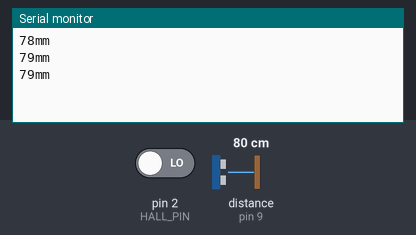
A sketch run on a simulated Arduino Uno, built with avr-gcc and run on an emulated ATmega328P. On the bench: the last lines printed to the serial monitor. Wiring (inferred from the names in the program): ultrasonic range finder: trigger pin 8; echo pin 9. Inputs (shaded band) come from the test bench; at power-on: distance to the obstacle (sensor on pin 9) 80 cm, pin 2 (HALL_PIN) LOW. The echo pulse lasts 58.3 µs per cm.

Above: at 2.2 s.
2.3 s: distance to the obstacle (sensor on pin 9) set to 2 cm
At 3.0 s:
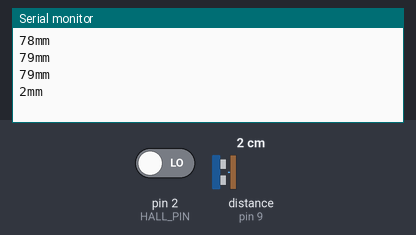
3.8 s: distance to the obstacle (sensor on pin 9) set to 4 cm
At 3.8 s:
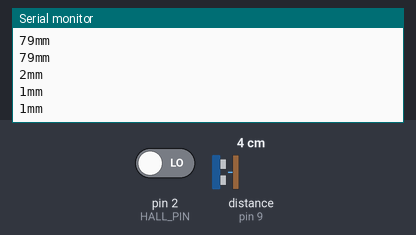
5.3 s: distance to the obstacle (sensor on pin 9) set to 103 cm
At 5.6 s:
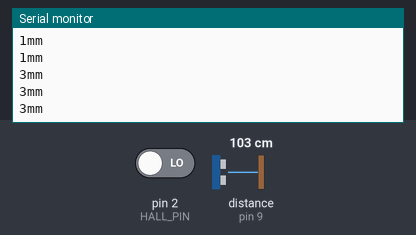
8.4 s: pin 2 (HALL_PIN) driven HIGH
At 8.9 s:
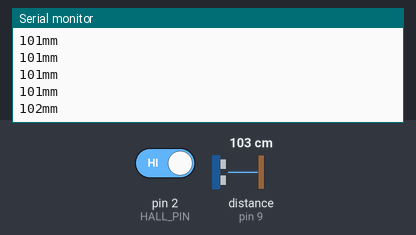
Timing chart, 0 to 10.9 s (numbered marks = the images above; inputs shaded):
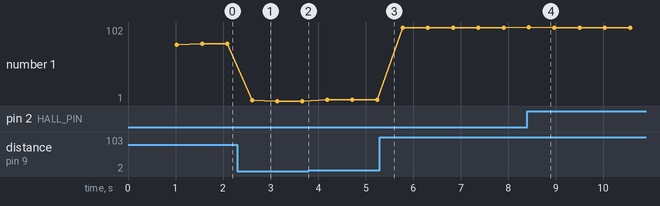

Measured:
- after the input at 2.3 s, the serial monitor: prints a new line after 0.32 s (image 1)
- after the input at 8.4 s, the serial monitor: prints a new line at once (image 4)
- plotted number 1: 79 → 1 after the input at 2.3 s, 1 → 3 after the input at 3.8 s, 3 → 101 after the input at 5.3 s

The sketch:

Uno_kierroslaskuri_vanha_ultra-aanimukana.ino
```cpp
#include <LiquidCrystal.h>  //LCD näytön ohjauskirjasto
#include "SR04.h"
#define Hall_Sensor A0          //A0 Luetaan Hall-anturin arvo pinnistä A0
#define HALL_PIN 2 //Hall-anturin digitaalisen arvon luku A1 pinnistä
#define Nmuisti 5 // Ota talteen N viimeisintä arvoa ja kellonaikaa

//Ultraäänianturi
#define TRIG_PIN 8
#define ECHO_PIN 9


//Alusta lcd näyttö
LiquidCrystal lcd(12, 11, 5, 4, 6, 7);  //LCD-näyttöä ohjataan pinneillä 12,11,5,4,6,7
int laskurilcd = 0; //Päivitä näyttö kun mangeetti ohittanut hall-anturin


//Kierrosluvun laskemista
int Nmagneetit = 1; //Magneettien lukumäärä per kierros
volatile unsigned long aika; // aika millisekunneissa arduinon käynnistymisestä. Nollautuu 50 päivän välein.
unsigned long iAjat_ms[Nmuisti];  //Ajanhetket, jolloin magneetti ohittaa Hall-anturin
float rps = 0; //kierrosnopeus sekunneissa;
int laskuri = 0; //Ohitusten lukumäärä

//Ultraäänianturi
SR04 sr04 = SR04(ECHO_PIN,TRIG_PIN);
long a; //US anturin mittaama lukema mm tarkkuudella.

void setup() {
  // put your setup code here, to run once:

  //Hall anturin alustusta
  pinMode(HALL_PIN,INPUT);

  //Kierroslaskennan alustusta
  aika = millis(); // aika millisekunneissa arduinon käynnistymisestä.
  laskuri = 0;
  for (int i = 0; i < Nmuisti; i = i + 1) {
    iAjat_ms[i] = aika + i*3000; //Laitetaan suht isot arvot alkuun, jotta pyöriminen määriteltäisiin hitaaksi
  }

  //Interruptin alustus
  attachInterrupt(digitalPinToInterrupt(HALL_PIN), magneetinOhitus, RISING);

   // Ultraäänianturi
   Serial.begin(9600);//Initialization of Serial Port
   delay(1000);

}

void loop() {
  // put your main code here, to run repeatedly:


   if (iAjat_ms[0]+100 <aika) { //Estetään, että yhtä magneetin ohitusta ei lasketa monesti.
     for (int i = Nmuisti - 1; i > 0; i = i - 1) {
       iAjat_ms[i] = iAjat_ms[i-1]; //Siirretään arvoja yhdellä eteenpäin
     }
     iAjat_ms[0] = aika;
     laskuri = laskuri + 1;
     rps = ( float(Nmuisti) / float(Nmagneetit) )/(float( iAjat_ms[0] - iAjat_ms[Nmuisti-1] ) /1000 );
   }

   //LCD näytön päivitys
   if ( laskurilcd != laskuri ) {
     laskurilcd = laskuri;

     lcd.setCursor(0,0);


     lcd.print(iAjat_ms[0]/1000);
     lcd.print(" ");
     lcd.print(iAjat_ms[Nmuisti-1]/1000);
     lcd.print(" ");
     lcd.print(laskuri);
     lcd.print(" ");
     lcd.print(rps);
   }


//Ultraäänianturi
   a=sr04.Distance();
   Serial.print(a);
   Serial.println("mm");//The difference between "Serial.print" and "Serial.println"
                        //is that "Serial.println" can change lines.
   delay(500);

}

void magneetinOhitus() {
  aika = millis(); // aika millisekunneissa arduinon käynnistymisestä.
}
```

SR04.cpp
```cpp
#include "SR04.h"

SR04::SR04(int echoPin, int triggerPin) {
    _echoPin = echoPin;
    _triggerPin = triggerPin;
    pinMode(_echoPin, INPUT);
    pinMode(_triggerPin, OUTPUT);
    _autoMode = false;
    _distance = 999;
}


long SR04::Distance() {
    long d = 0;
    _duration = 0;
    digitalWrite(_triggerPin, LOW);
    delayMicroseconds(2);
    digitalWrite(_triggerPin, HIGH);
    delayMicroseconds(10);
    digitalWrite(_triggerPin, LOW);
    delayMicroseconds(2);
    _duration = pulseIn(_echoPin, HIGH, PULSE_TIMEOUT);
    d = MicrosecondsToCentimeter(_duration);
    delay(25);
    return d;
}

long SR04::DistanceAvg(int wait, int count) {
    long min, max, avg, d;
    min = 999;
    max = 0;
    avg = d = 0;

    if (wait < 25) {
        wait = 25;
    }

    if (count < 1) {
        count = 1;
    }

    for (int x = 0; x < count + 2; x++) {
        d = Distance();

        if (d < min) {
            min = d;
        }

        if (d > max) {
            max = d;
        }

        avg += d;
    }

    // substract highest and lowest value
    avg -= (max + min);
    // calculate average
    avg /= count;
    return avg;
}

void SR04::Ping() {
    _distance = Distance();
}

long SR04::getDistance() {
    return _distance;
}

long SR04::MicrosecondsToCentimeter(long duration) {
    long d = (duration * 100) / 5882;
    //d = (d == 0)?999:d;
    return d;
}
```

SR04.h
```cpp
#ifndef SR04_H
#define SR04_H

#if defined(ARDUINO) && ARDUINO >= 100
	#include "Arduino.h"
#else
	#include "WProgram.h"
#endif
//#include "pins_arduino.h"

#include <inttypes.h>

#define PULSE_TIMEOUT 150000L	// 100ms
#define DEFAULT_DELAY 10
#define DEFAULT_PINGS 5
class SR04 {
public:

	/**
	* Constructor
	* Ultrasonic sensor SR04, four connections pins
	* VCC, ECHO, TRIGGER, GND
	* <br>
	* \param echoPin digital INPUT-Pin for measuring distance
	* \param triggerPin if 10us high a trigger signal is generated from
	*					SR04
	*
	* \return void
	*/
	SR04(int echoPin, int triggerPin);

	/**
	* Do a measurment for this sensor. Return distance as long
	* in centimenter
	* \return long distance in centimeter
	*/
	long Distance();

	/**
	* Do count measurents and calculate the average.
	* To avoid defilement from ow/high peaks, min/max values
	* are substracted from the average
	*
	* \param wait delay between measurements, default = DEFAULT_DELAY/ms
	* \param count number of measurements, default DEFAULT_PINGS
	* \return long distance in centimeter
	**/
	long DistanceAvg(int wait=DEFAULT_DELAY, int count=DEFAULT_PINGS);

	/**
	* Do only a ping. Get result with methode getDistance()
	*
	* \param keine
	*/
	void Ping() ;

	/**
	* return latest distance. Methode Ping() should be called before
	* \param keine
	* \return Distanz in Zentimeter
	*/
	long getDistance();


private:
	/**
	* Do the measurement calculation and return result in centimeter
	* SR04 measure echo time to obstacle and return way.
	* <br>
	* Sound travels with 340m/sec
	* <br>
	* Example: Obstace 100cm away from SR04. Measure time is 100cm to
	* obstacle and 100cm return = 200cm
	* <br>
	* 1sec = 1000ms = 1.000.000uS
	* 1.000.000 / 340 = Distance in microseconds for 100cm
	* 2941uS fuer 100cm = 5882 uS fuer 200cm
	*
	* duration / 5882 * 100 = distance in cm
	*/
	long MicrosecondsToCentimeter(long duration);

	long _currentDistance;
	int _echoPin, _triggerPin;
	long _duration, _distance;
	bool _autoMode;
};
#endif
```
